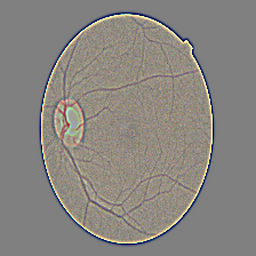
#> input picture data/raw/Healthy/Healthy_107.png, 256 x 256 px; its folder holds 4 pictures in this run
$ python run_eda.py
#> lines starting #> are read from the running program, lines starting #| are printed output that depends on the picture; after the words box and inside, x2 and y2 are one past the last pixel; in counts of white or black regions, pixels touching at a corner belong together
### src/dr_detect/config.py
"""Central configuration for training and inference."""

from __future__ import annotations

from dataclasses import asdict, dataclass, field
from pathlib import Path

ROOT = Path(__file__).resolve().parents[2]


@dataclass
class Config:
    """Hyperparameters and paths. Document every change in docs/EXPERIMENT_LOG.md."""

    seed: int = 42
    img_size: int = 224
    batch_size: int = 8
    num_classes: int = 5
    train_frac: float = 0.70
    val_frac: float = 0.15
    test_frac: float = 0.15

    # Preprocess
    crop_tol: int = 7
    clahe_clip: float = 2.0
    clahe_tile: int = 8
    graham_sigma: float = 10.0
    unsharp_sigma: float = 1.0
    unsharp_amount: float = 1.5

    # Training (stable TL defaults; raise epochs/batch on Kaggle GPU)
    backbone: str = "EfficientNetB0"
    dropout: float = 0.3
    phase1_lr: float = 3e-4
    phase2_lr: float = 1e-5
    phase1_epochs: int = 8
    phase2_epochs: int = 8
    unfreeze_last: int = 20  # non-BN layers only (see set_fine_tune)
    early_stop_patience: int = 3
    reduce_lr_patience: int = 2
    reduce_lr_factor: float = 0.5
    clipnorm: float = 1.0
    freeze_bn_on_finetune: bool = True
    label_smoothing: float = 0.1  # Softmax only
    qwk_each_epoch: bool = False  # True on GPU; full-val predict is slow on CPU
    # val_loss keeps the stable recipe. train_accuracy.py sets val_accuracy.
    checkpoint_monitor: str = "val_loss"

    # Kaggle dataset
    kaggle_dataset: str = "sachinkumar413/diabetic-retinopathy-dataset"

    # Paths
    data_dir: Path = field(default_factory=lambda: ROOT / "data")
    raw_dir: Path = field(default_factory=lambda: ROOT / "data" / "raw")
    processed_dir: Path = field(default_factory=lambda: ROOT / "data" / "processed")
    models_dir: Path = field(default_factory=lambda: ROOT / "models")
    figures_dir: Path = field(default_factory=lambda: ROOT / "docs" / "figures")
    artifacts_dir: Path = field(default_factory=lambda: ROOT / "artifacts")

    def ensure_dirs(self) -> None:
        for p in (
            self.raw_dir,
            self.processed_dir,
            self.models_dir,
            self.figures_dir,
            self.artifacts_dir / "experiments",
        ):
            p.mkdir(parents=True, exist_ok=True)

    # [6 lines left out: function to_dict, not called in this run]


CFG = Config()

### src/dr_detect/data.py
"""Dataset download, dataframe construction, stratified splits, Keras Sequence."""

from __future__ import annotations

import os
import subprocess
from pathlib import Path

import cv2
import numpy as np
import pandas as pd
from sklearn.model_selection import train_test_split
from sklearn.utils.class_weight import compute_class_weight
from tensorflow.keras.utils import Sequence

from dr_detect import CLASS_NAMES, LABEL_ALIASES
from dr_detect.config import CFG, Config
from dr_detect.preprocess import load_and_preprocess, preprocess_fundus


def download_kaggle_dataset(cfg: Config = CFG) -> Path:
    """Download and unzip the primary Kaggle dataset into data/raw/."""
    from dr_detect.config import ROOT

    cfg.ensure_dirs()
    # Already extracted?
    if any(cfg.raw_dir.rglob("*.png")) or any(cfg.raw_dir.rglob("*.jpeg")) or any(cfg.raw_dir.rglob("*.jpg")):
        return cfg.raw_dir

    env = os.environ.copy()
    cred = ROOT / ".kaggle" / "kaggle.json"
    if cred.exists():
        env["KAGGLE_CONFIG_DIR"] = str(ROOT / ".kaggle")

    cmd = [
        "uv",
        "run",
        "kaggle",
        "datasets",
        "download",
        "-d",
        cfg.kaggle_dataset,
        "-p",
        str(cfg.raw_dir),
        "--unzip",
    ]
    subprocess.run(cmd, check=True, env=env, cwd=str(ROOT))
    return cfg.raw_dir


def _normalize_label(name: str) -> int | None:
    key = name.strip().lower().replace(" ", "_").replace("-", "_")
    if key in LABEL_ALIASES:
        return LABEL_ALIASES[key]
    # fuzzy
    for alias, idx in LABEL_ALIASES.items():
        if alias in key or key in alias:
            return idx
    return None


def build_dataframe(raw_dir: Path | None = None) -> pd.DataFrame:
    """Scan image folders / csv and return path, label, label_name."""
    raw_dir = Path(raw_dir or CFG.raw_dir)
    rows: list[dict] = []

    # Prefer train.csv if present (APTOS style)
    csv_candidates = list(raw_dir.rglob("*.csv"))
    image_files = (
        list(raw_dir.rglob("*.png"))
        + list(raw_dir.rglob("*.jpg"))
        + list(raw_dir.rglob("*.jpeg"))
    )

    # Folder-structured: .../No_DR/img.png
    for img in image_files:
        parent = img.parent.name
        label = _normalize_label(parent)
        if label is None:
            # try grandparent
            label = _normalize_label(img.parent.parent.name)
        if label is None:
            continue
        rows.append(
            {
                "image_path": str(img.resolve()),
                "label": int(label),
                "label_name": CLASS_NAMES[int(label)],
            }
        )
#> in main, bgr is the input picture: shape (256, 256, 3); mean B, G, R 128.4, 133.4, 137

    if not rows and csv_candidates:
        # Map id_code + diagnosis
        for csv_path in csv_candidates:
            df = pd.read_csv(csv_path)
            cols = {c.lower(): c for c in df.columns}
            id_col = cols.get("id_code") or cols.get("image") or cols.get("id")
            y_col = cols.get("diagnosis") or cols.get("level") or cols.get("label")
            if not id_col or not y_col:
                continue
            by_stem = {p.stem: p for p in image_files}
            for _, r in df.iterrows():
                stem = str(r[id_col])
                path = by_stem.get(stem) or by_stem.get(stem.replace(".png", ""))
                if path is None:
                    # search
                    matches = [p for p in image_files if stem in p.stem]
                    if not matches:
                        continue
                    path = matches[0]
                label = int(r[y_col])
                rows.append(
                    {
                        "image_path": str(path.resolve()),
                        "label": label,
                        "label_name": CLASS_NAMES.get(label, str(label)),
                    }
                )

    if not rows:
        raise RuntimeError(
            f"No labeled images found under {raw_dir}. "
            "Check dataset extraction layout."
        )

    out = pd.DataFrame(rows).drop_duplicates(subset=["image_path"]).reset_index(drop=True)
    return out


def stratified_splits(
    df: pd.DataFrame,
    cfg: Config = CFG,
) -> tuple[pd.DataFrame, pd.DataFrame, pd.DataFrame]:
    """70/15/15 stratified by label."""
    assert abs(cfg.train_frac + cfg.val_frac + cfg.test_frac - 1.0) < 1e-6
    train_df, temp_df = train_test_split(
        df,
        test_size=(1.0 - cfg.train_frac),
        stratify=df["label"],
        random_state=cfg.seed,
    )
    relative_test = cfg.test_frac / (cfg.val_frac + cfg.test_frac)
    val_df, test_df = train_test_split(
        temp_df,
        test_size=relative_test,
        stratify=temp_df["label"],
        random_state=cfg.seed,
    )
    return (
        train_df.reset_index(drop=True),
        val_df.reset_index(drop=True),
        test_df.reset_index(drop=True),
    )


# [22 lines left out: function oversample_rare_classes, not called in this run]


def class_weights_dict(train_df: pd.DataFrame) -> dict[int, float]:
    classes = np.unique(train_df["label"].values)
    weights = compute_class_weight(
        class_weight="balanced",
        classes=classes,
        y=train_df["label"].values,
    )
    return {int(c): float(w) for c, w in zip(classes, weights)}


class FundusSequence(Sequence):
    """Keras Sequence that loads + preprocesses (+ optional augment)."""

    # [19 lines left out: function __init__, not called in this run]

    def __len__(self) -> int:
        return int(np.ceil(len(self.df) / self.batch_size))

    # [33 lines left out: functions on_epoch_end, __getitem__, not called in this run]

### src/dr_detect/preprocess.py
"""Fundus preprocessing: crop, CLAHE, Ben Graham, unsharp, EfficientNet normalize."""

from __future__ import annotations

import cv2
import numpy as np
import tensorflow as tf
from tensorflow.keras.applications.efficientnet import preprocess_input

from dr_detect.config import CFG


def crop_dark_borders(img: np.ndarray, tol: int = CFG.crop_tol) -> np.ndarray:
    """Remove near-black borders around the retinal disk."""
#> called with tol = 7
    if img.ndim == 2:
        mask = img > tol
    else:
        gray = cv2.cvtColor(img, cv2.COLOR_RGB2GRAY)
        mask = gray > tol
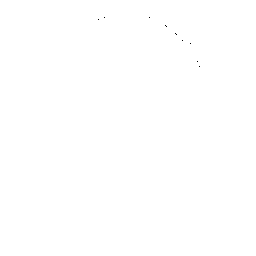
#> mask: shape (256, 256) bool; 100% white; black in thin lines or dots, all inside (x1, y1, x2, y2) = (98, 17, 200, 67)
    if not mask.any():
        return img
    rows = np.any(mask, axis=1)
    cols = np.any(mask, axis=0)
    rmin, rmax = np.where(rows)[0][[0, -1]]
#> rmin = 0; rmax = 255
    cmin, cmax = np.where(cols)[0][[0, -1]]
#> cmin = 0; cmax = 255
    return img[rmin : rmax + 1, cmin : cmax + 1]


def apply_clahe(img: np.ndarray, clip: float = CFG.clahe_clip, tile: int = CFG.clahe_tile) -> np.ndarray:
    """Contrast Limited Adaptive Histogram Equalization on LAB L-channel."""
#> called with clip = 2, tile = 8
    lab = cv2.cvtColor(img, cv2.COLOR_RGB2LAB)
#> lab: shape (256, 256, 3); mean of channels 0, 1, 2 142.7, 128.8, 131.1
    l, a, b = cv2.split(lab)
    clahe = cv2.createCLAHE(clipLimit=clip, tileGridSize=(tile, tile))
    l2 = clahe.apply(l)
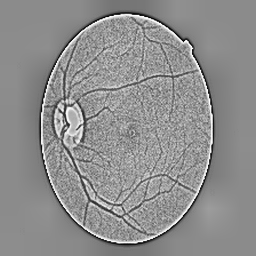
#> l2: shape (256, 256); min 5, max 255, mean 142.3
    return cv2.cvtColor(cv2.merge([l2, a, b]), cv2.COLOR_LAB2RGB)


def ben_graham(img: np.ndarray, sigma: float = CFG.graham_sigma) -> np.ndarray:
    """Illumination normalization used by Ben Graham (Kaggle DR)."""
#> called with sigma = 10
    blur = cv2.GaussianBlur(img, (0, 0), sigma)
    out = cv2.addWeighted(img, 4, blur, -4, 128)
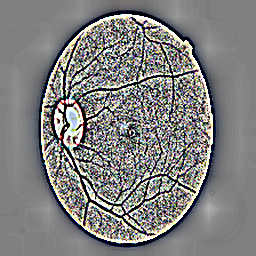
#> out: shape (256, 256, 3); mean R, G, B 128.5, 128.4, 127.5
    return np.clip(out, 0, 255).astype(np.uint8)


def unsharp_mask(
    img: np.ndarray,
    sigma: float = CFG.unsharp_sigma,
    amount: float = CFG.unsharp_amount,
) -> np.ndarray:
    """Edge enhancement via unsharp masking."""
#> called with sigma = 1, amount = 1.5
    blur = cv2.GaussianBlur(img, (0, 0), sigma)
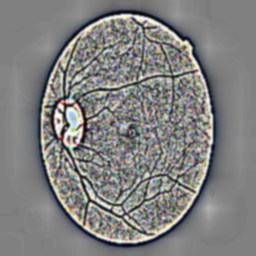
#> blur: shape (256, 256, 3); mean R, G, B 128.5, 128.4, 127.5
    sharp = cv2.addWeighted(img, 1.0 + amount, blur, -amount, 0)
    return np.clip(sharp, 0, 255).astype(np.uint8)


# [36 lines left out: functions preprocess_fundus, load_and_preprocess, not called in this run]


def preprocess_steps_gallery(img_bgr: np.ndarray, img_size: int = CFG.img_size) -> dict[str, np.ndarray]:
    """Return intermediate RGB uint8 stages for documentation figures."""
    rgb = cv2.cvtColor(img_bgr, cv2.COLOR_BGR2RGB)
    cropped = crop_dark_borders(rgb)
    clahe = apply_clahe(cropped)
    graham = ben_graham(clahe)
    sharp = unsharp_mask(graham)
    final = cv2.resize(sharp, (img_size, img_size))
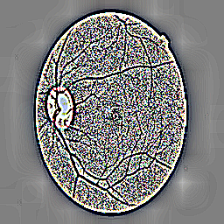
#> final: shape (224, 224, 3); mean R, G, B 127.7, 127.6, 127
    return {
        "raw": cv2.resize(rgb, (img_size, img_size)),
        "cropped": cv2.resize(cropped, (img_size, img_size)),
        "clahe": cv2.resize(clahe, (img_size, img_size)),
        "graham": cv2.resize(graham, (img_size, img_size)),
        "unsharp": final,
    }

### src/dr_detect/augment.py
"""Train-time data augmentation (never apply to val/test)."""

from __future__ import annotations

import cv2
import numpy as np


def augment_image(rgb: np.ndarray, rng: np.random.Generator | None = None) -> np.ndarray:
    """Lightweight geometric + photometric aug on uint8 RGB."""
    rng = rng or np.random.default_rng()
    img = rgb.copy()

    if rng.random() < 0.5:
        img = cv2.flip(img, 1)

    angle = float(rng.uniform(-15, 15))
    h, w = img.shape[:2]
    m = cv2.getRotationMatrix2D((w / 2, h / 2), angle, 1.0)
    img = cv2.warpAffine(img, m, (w, h), borderMode=cv2.BORDER_REFLECT_101)

    # zoom via crop/resize
    zoom = float(rng.uniform(0.9, 1.1))
    nh, nw = int(h / zoom), int(w / zoom)
    y0 = max((h - nh) // 2, 0)
    x0 = max((w - nw) // 2, 0)
    crop = img[y0 : y0 + nh, x0 : x0 + nw]
    img = cv2.resize(crop, (w, h), interpolation=cv2.INTER_LINEAR)

    # brightness / contrast
    alpha = float(rng.uniform(0.85, 1.15))  # contrast
    beta = float(rng.uniform(-20, 20))  # brightness
    img = np.clip(img.astype(np.float32) * alpha + beta, 0, 255).astype(np.uint8)

    # small translation
    tx = int(rng.uniform(-0.05, 0.05) * w)
    ty = int(rng.uniform(-0.05, 0.05) * h)
    m2 = np.float32([[1, 0, tx], [0, 1, ty]])
    img = cv2.warpAffine(img, m2, (w, h), borderMode=cv2.BORDER_REFLECT_101)
    return img

### scripts/run_eda.py
#!/usr/bin/env python3
"""EDA + preprocess/aug figures + stratified splits (notebook 01 equivalent)."""

from __future__ import annotations

import json
from pathlib import Path

import cv2
import matplotlib.pyplot as plt
import numpy as np
import pandas as pd
import seaborn as sns

from dr_detect import CLASS_NAMES
from dr_detect.augment import augment_image
from dr_detect.config import CFG, ROOT
from dr_detect.data import (
    build_dataframe,
    class_weights_dict,
    download_kaggle_dataset,
    stratified_splits,
)
from dr_detect.preprocess import preprocess_steps_gallery


def main():
    CFG.ensure_dirs()
    download_kaggle_dataset(CFG)
    df = build_dataframe(CFG.raw_dir)
    print(df["label_name"].value_counts())

    # Class histogram
    order = [CLASS_NAMES[i] for i in range(5)]
    counts = df["label_name"].value_counts().reindex(order).fillna(0)
    plt.figure(figsize=(8, 4))
    sns.barplot(x=list(counts.index), y=list(counts.values), color="#2c7fb8")
    plt.title("Class distribution (full dataset)")
    plt.ylabel("Count")
    plt.xticks(rotation=20)
    plt.tight_layout()
    plt.savefig(CFG.figures_dir / "class_distribution.png", dpi=150)
    plt.close()

    # Sample gallery
    fig, axes = plt.subplots(1, 5, figsize=(14, 3))
    for i, name in CLASS_NAMES.items():
        subset = df[df["label"] == i]
        if len(subset) == 0:
            axes[i].axis("off")
            continue
        path = subset.sample(1, random_state=CFG.seed).iloc[0]["image_path"]
        bgr = cv2.imread(path)
        rgb = cv2.cvtColor(bgr, cv2.COLOR_BGR2RGB)
        axes[i].imshow(rgb)
        axes[i].set_title(name)
        axes[i].axis("off")
    plt.suptitle("Sample fundus image per DR stage")
    plt.tight_layout()
    plt.savefig(CFG.figures_dir / "sample_gallery.png", dpi=150)
    plt.close()

    # Preprocess before/after
    sample_path = df.sample(1, random_state=CFG.seed).iloc[0]["image_path"]
    bgr = cv2.imread(sample_path)
    steps = preprocess_steps_gallery(bgr)
#> steps = 5 items
    fig, axes = plt.subplots(1, 5, figsize=(14, 3))
    for ax, (k, v) in zip(axes, steps.items()):
        ax.imshow(v)
        ax.set_title(k)
        ax.axis("off")
#> this loop made 5 passes
#> k on passes 1 to 5: 'raw', 'cropped', 'clahe', 'graham', 'unsharp'
    plt.suptitle("Preprocess pipeline stages")
    plt.tight_layout()
    plt.savefig(CFG.figures_dir / "preprocess_stages.png", dpi=150)
    plt.close()

    # Augmentation mosaic
    rgb = cv2.cvtColor(bgr, cv2.COLOR_BGR2RGB)
    fig, axes = plt.subplots(2, 4, figsize=(12, 6))
    axes = axes.ravel()
    axes[0].imshow(cv2.resize(rgb, (224, 224)))
    axes[0].set_title("original")
    axes[0].axis("off")
    rng = np.random.default_rng(CFG.seed)
    for i in range(1, 8):
        aug = augment_image(rgb, rng)
        axes[i].imshow(cv2.resize(aug, (224, 224)))
        axes[i].set_title(f"aug {i}")
        axes[i].axis("off")
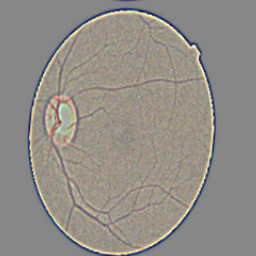
#> aug: shape (256, 256, 3); mean R, G, B 146, 141.5, 135.3
    plt.suptitle("Train-time augmentation examples")
    plt.tight_layout()
    plt.savefig(CFG.figures_dir / "augmentation_mosaic.png", dpi=150)
    plt.close()

    train_df, val_df, test_df = stratified_splits(df, CFG)
    for name, part in [("train", train_df), ("val", val_df), ("test", test_df)]:
        part.to_csv(CFG.processed_dir / f"{name}.csv", index=False)
    df.to_csv(CFG.processed_dir / "all_images.csv", index=False)

    cw = class_weights_dict(train_df)
    (CFG.processed_dir / "class_weights.json").write_text(json.dumps(cw, indent=2))

    split_stats = {
        "n_total": len(df),
        "n_train": len(train_df),
        "n_val": len(val_df),
        "n_test": len(test_df),
        "train_counts": train_df["label_name"].value_counts().to_dict(),
        "val_counts": val_df["label_name"].value_counts().to_dict(),
        "test_counts": test_df["label_name"].value_counts().to_dict(),
        "class_weights": cw,
    }
    (CFG.processed_dir / "split_stats.json").write_text(json.dumps(split_stats, indent=2))

    # Split stacked bar
    split_df = pd.DataFrame(
        {
            "train": train_df["label"].value_counts(),
            "val": val_df["label"].value_counts(),
            "test": test_df["label"].value_counts(),
        }
    ).fillna(0).sort_index()
    split_df.index = [CLASS_NAMES[i] for i in split_df.index]
    split_df.plot(kind="bar", figsize=(8, 4), title="Stratified split counts")
    plt.ylabel("Count")
    plt.tight_layout()
    plt.savefig(CFG.figures_dir / "split_counts.png", dpi=150)
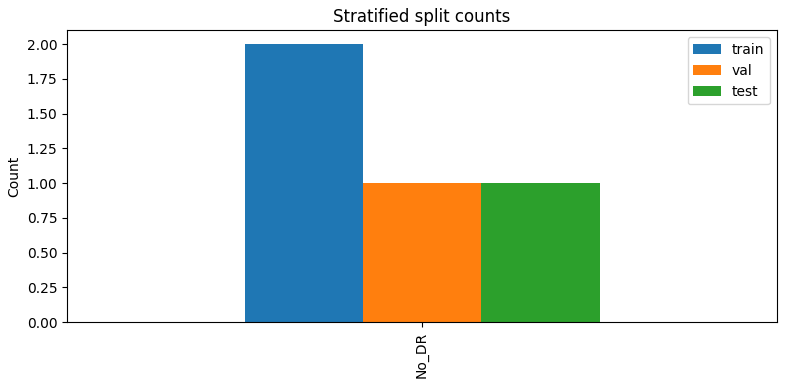
#> figure drawn by matplotlib, 1 panel
    plt.close()

    # Decision log append
    with (ROOT / "docs" / "DECISION_LOG.md").open("a", encoding="utf-8") as f:
        f.write(
            f"\n| 2026-09-09 | EDA complete: n={len(df)}; splits written; figures saved | — | See `data/processed/split_stats.json` |\n"
        )

    print(json.dumps(split_stats, indent=2))
    print("Figures written to", CFG.figures_dir)


if __name__ == "__main__":
    main()
